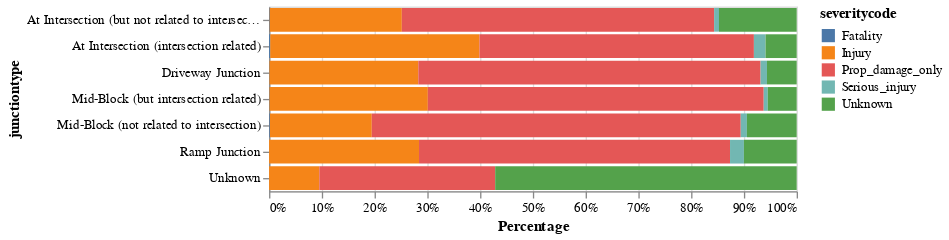

Here is the notebook cell this chart was saved with:
### Code cell
alt.Chart(adf).mark_bar().encode(
    x=alt.X('sum(count)', stack="normalize", title="Percentage"),
    y='junctiontype',
    color='severitycode',
    tooltip='sum(count)'
)

### Figure 1 — Vega-Lite specification as saved in the notebook (floating-point values rounded to 4 significant figures)
{"$schema": "https://vega.github.io/schema/vega-lite/v4.8.1.json", "config": {"view": {"continuousHeight": 300, "continuousWidth": 400}}, "data": {"name": "data-0f3c615239a4f636e156daf22b57ab30"}, "datasets": {"data-0f3c615239a4f636e156daf22b57ab30": [{"count": 3, "junctiontype": "At Intersection (but not related to intersection)", "severitycode": "Fatality"}, {"count": 624, "junctiontype": "At Intersection (but not related to intersection)", "severitycode": "Injury"}, {"count": 1475, "junctiontype": "At Intersection (but not related to intersection)", "severitycode": "Prop_damage_only"}, {"count": 23, "junctiontype": "At Intersection (but not related to intersection)", "severitycode": "Serious_injury"}, {"count": 367, "junctiontype": "At Intersection (but not related to intersection)", "severitycode": "Unknown"}, {"count": 153, "junctiontype": "At Intersection (intersection related)", "severitycode": "Fatality"}, {"count": 27250, "junctiontype": "At Intersection (intersection related)", "severitycode": "Injury"}, {"count": 35745, "junctiontype": "At Intersection (intersection related)", "severitycode": "Prop_damage_only"}, {"count": 1520, "junctiontype": "At Intersection (intersection related)", "severitycode": "Serious_injury"}, {"count": 4052, "junctiontype": "At Intersection (intersection related)", "severitycode": "Unknown"}, {"count": 8, "junctiontype": "Driveway Junction", "severitycode": "Fatality"}, {"count": 3242, "junctiontype": "Driveway Junction", "severitycode": "Injury"}, {"count": 7454, "junctiontype": "Driveway Junction", "severitycode": "Prop_damage_only"}, {"count": 139, "junctiontype": "Driveway Junction", "severitycode": "Serious_injury"}, {"count": 647, "junctiontype": "Driveway Junction", "severitycode": "Unknown"}, {"count": 20, "junctiontype": "Mid-Block (but intersection related)", "severitycode": "Fatality"}, {"count": 7312, "junctiontype": "Mid-Block (but intersection related)", "severitycode": "Injury"}, {"count": 15512, "junctiontype": "Mid-Block (but intersection related)", "severitycode": "Prop_damage_only"}, {"count": 187, "junctiontype": "Mid-Block (but intersection related)", "severitycode": "Serious_injury"}, {"count": 1335, "junctiontype": "Mid-Block (but intersection related)", "severitycode": "Unknown"}, {"count": 162, "junctiontype": "Mid-Block (not related to intersection)", "severitycode": "Fatality"}, {"count": 19505, "junctiontype": "Mid-Block (not related to intersection)", "severitycode": "Injury"}, {"count": 70641, "junctiontype": "Mid-Block (not related to intersection)", "severitycode": "Prop_damage_only"}, {"count": 1180, "junctiontype": "Mid-Block (not related to intersection)", "severitycode": "Serious_injury"}, {"count": 9530, "junctiontype": "Mid-Block (not related to intersection)", "severitycode": "Unknown"}, {"count": 54, "junctiontype": "Ramp Junction", "severitycode": "Injury"}, {"count": 112, "junctiontype": "Ramp Junction", "severitycode": "Prop_damage_only"}, {"count": 5, "junctiontype": "Ramp Junction", "severitycode": "Serious_injury"}, {"count": 19, "junctiontype": "Ramp Junction", "severitycode": "Unknown"}, {"count": 2, "junctiontype": "Unknown", "severitycode": "Injury"}, {"count": 7, "junctiontype": "Unknown", "severitycode": "Prop_damage_only"}, {"count": 12, "junctiontype": "Unknown", "severitycode": "Unknown"}]}, "encoding": {"color": {"field": "severitycode", "type": "nominal"}, "tooltip": {"aggregate": "sum", "field": "count", "type": "quantitative"}, "x": {"aggregate": "sum", "field": "count", "stack": "normalize", "title": "Percentage", "type": "quantitative"}, "y": {"field": "junctiontype", "type": "nominal"}}, "mark": "bar"}
